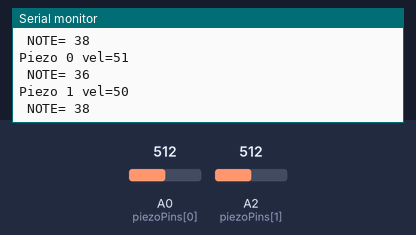
Bench run of a sketch on a simulated Arduino Leonardo, built with avr-gcc and run on an emulated ATmega32U4. On the bench: the last lines printed to the serial monitor. Inputs (shaded band) come from the test bench; at power-on: A0 (piezoPins[0]) = 512, A2 (piezoPins[1]) = 512.

Above: at 1.2 s.
1.3 s: A0 (piezoPins[0]) set to 716
2.8 s: A2 (piezoPins[1]) set to 716
At 2.83 s:
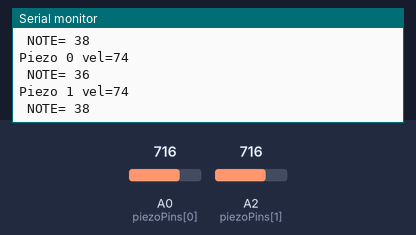
4.3 s: A0 (piezoPins[0]) set to 900
5.8 s: A2 (piezoPins[1]) set to 900
At 5.83 s:
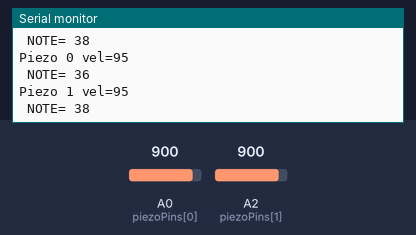
Timing chart, 0 to 8.3 s (numbered marks = the images above; inputs shaded):
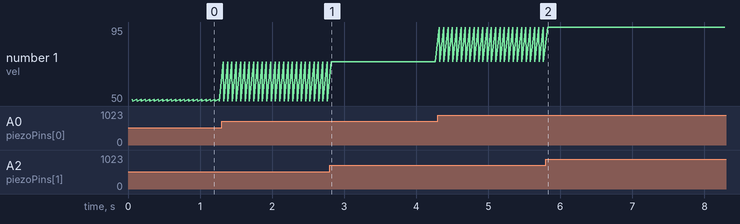

Measured:
- after the input at 2.8 s, the serial monitor: prints a new line at once (image 1)
- after the input at 5.8 s, the serial monitor: prints a new line at once (image 2)

The sketch:

simple_drumpad.ino
```cpp
#include <MIDIUSB.h>

// CONFIG
const int piezoPins[2] = {A0, A2};   // Two piezos
const int noteNumbers[2] = {36, 38}; // Assign a MIDI note for each piezo

// Sensitivity tuning
int thresholdHighA0 = 70;
int thresholdHighA2  = 90;

int thresholdLow  = 40;      // noise floor

unsigned long holdTime     = 15;   // ms (piezo active window)
unsigned long lockoutTime  = 60;   // ultra fast lockout

bool piezoActive[2] = {false, false};
unsigned long hitTime[2] = {0, 0};
unsigned long lastHit[2] = {0, 0};

// ----------------------------------------------------
// Better peak detection (4 fast samples)
// ----------------------------------------------------
int getPeak(int piezoPin) {
  int peak = 0;
  for (int i = 0; i < 4; i++) {
    int r = analogRead(piezoPin);
    if (r > peak) peak = r;
    delayMicroseconds(200);
  }
  return peak;
}

// ----------------------------------------------------
void setup() {
  pinMode(piezoPins[0], INPUT);
  pinMode(piezoPins[1], INPUT);
  Serial.begin(115200);
}

// ----------------------------------------------------
void loop() {
  unsigned long now = millis();

  for (int i = 0; i < 2; i++) {
    int reading = analogRead(piezoPins[i]);

    // SELECT correct thresholdHigh per piezo
    int thresholdHigh = (i == 0 ? thresholdHighA0 : thresholdHighA2);

    // Ultra-fast lockout
    if (now - lastHit[i] < lockoutTime) continue;

    // RISING EDGE (hit detected)
    if (!piezoActive[i] && reading >= thresholdHigh) {
      int peak = getPeak(piezoPins[i]);

      // Lower sensitivity velocity curve
      int velocity = map(peak, thresholdHigh, 1023, 1, 110);
      velocity = constrain(velocity, 1, 110);

      sendNoteOn(noteNumbers[i], velocity);
      MidiUSB.flush();

      Serial.print("Piezo ");
      Serial.print(i);
      Serial.print(" vel=");
      Serial.println(velocity);
      Serial.print(" NOTE= ");
      Serial.println(noteNumbers[i]);

      piezoActive[i] = true;
      hitTime[i] = now;
      lastHit[i] = now;
    }

    // RELEASE / RESET
    if (piezoActive[i] && (reading <= thresholdLow || now - hitTime[i] > holdTime)) {
      piezoActive[i] = false;
    }
  }
}

// ----------------------------------------------------
void sendNoteOn(byte note, byte velocity) {
  midiEventPacket_t msg = {0x09, 0x90, note, velocity};
  MidiUSB.sendMIDI(msg);
}
```
